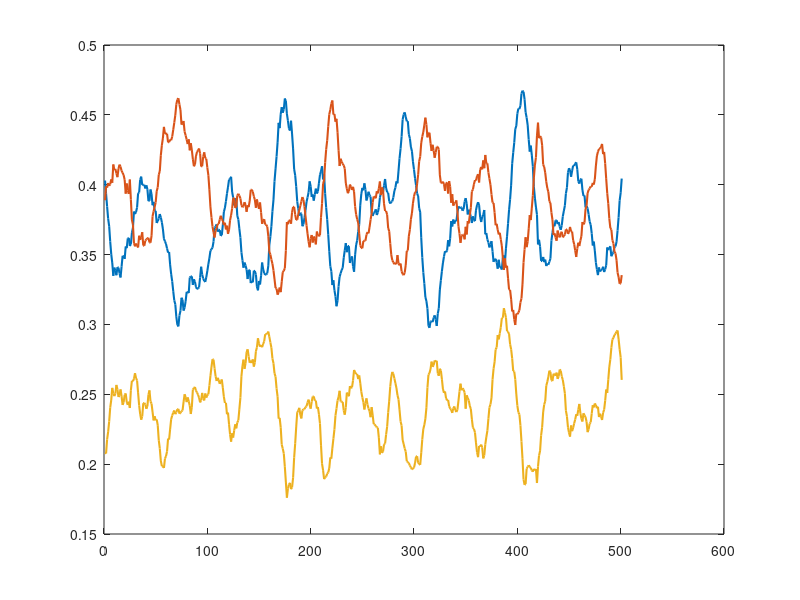

MATLAB code to generate this figure: (Note: this script raises an error after producing the figure.)
clc
clearvars
close all
purple = [151, 118, 134]/256;
orange = [245, 141, 66]/256;
sapphire =  [23, 98, 131]/256;
%% small
load( 'smalltimeseries_RGG10000nodes_radius0.0220_term2e+07_epoch_3e+07.mat') %density

figure('Position',[200 200 446 143])
h = plot(density,'LineWidth',1.5); 
h(1).Color = purple;
h(1).LineWidth = 2.5;
h(2).Color = orange;
h(2).LineWidth = 2.5;
h(3).Color = sapphire;
h(3).LineWidth = 2.5;

ylim([0 1])
xlabel('time (generations)')
ylabel('x(t)')
set(gca,'FontSize',14)
set(gca,'YTickLabel',{'0' '1'},'YTick',[0 1])
set(gca,'XTickLabel',{'0' '250' '500'},'XTick',[0 250 500])
print('fig2c','-dpng','-r300')
%% all2all
load('ALLtoALLtimesries_RGG10000nodes__term2e+06_epoch_3e+07_1.mat')

figure('Position',[200 200 446 143])
h = plot(density','LineWidth',1.5);
h(1).Color = purple;
h(1).LineWidth = 2.5;
h(2).Color = orange;
h(2).LineWidth = 2.5;
h(3).Color = sapphire;
h(3).LineWidth = 2.5;

ylim([0 1])
xlabel('time (generations)')
ylabel('x(t)')
set(gca,'FontSize',14)
set(gca,'YTickLabel',{'0' '1'},'YTick',[0 1])
set(gca,'XTickLabel',{'0' '250' '500'},'XTick',[0 250 500])
print('fig2b','-dpng','-r300')
%% large
load('largetimeseries_d10000_radius0_1500.mat')

figure('Position',[200 200 446 143])
h = plot(density,'LineWidth',1.5);
h(1).Color = purple;
h(1).LineWidth = 2.5;
h(2).Color = orange;
h(2).LineWidth = 2.5;
h(3).Color = sapphire;
h(3).LineWidth = 2.5;

ylim([0 1])
xlabel('time (generations)')
ylabel('x(t)')
set(gca,'FontSize',14)
set(gca,'YTickLabel',{'0' '1'},'YTick',[0 1])
set(gca,'XTickLabel',{'0' '250' '500'},'XTick',[0 250 500])
print('fig2a','-dpng','-r300')